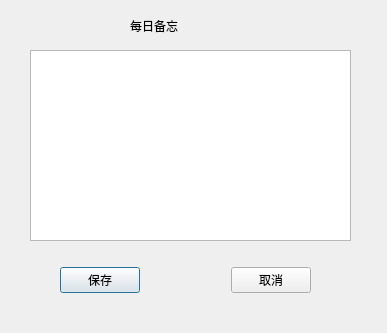
<?xml version="1.0" encoding="UTF-8"?>
<ui version="4.0">
 <class>beiwanglu</class>
 <widget class="QDialog" name="beiwanglu">
  <property name="geometry">
   <rect>
    <x>0</x>
    <y>0</y>
    <width>387</width>
    <height>333</height>
   </rect>
  </property>
  <property name="windowTitle">
   <string>备忘录</string>
  </property>
  <property name="windowIcon">
   <iconset>
    <normaloff>:/new/prefix1/C:/Users/Administrator.QH-20141214JPFU/Pictures/0]48MKQOOPNTW%60}V2NM]L.png</normaloff>:/new/prefix1/C:/Users/Administrator.QH-20141214JPFU/Pictures/0]48MKQOOPNTW%60}V2NM]L.png</iconset>
  </property>
  <widget class="QTextEdit" name="textEdit">
   <property name="geometry">
    <rect>
     <x>30</x>
     <y>50</y>
     <width>321</width>
     <height>191</height>
    </rect>
   </property>
  </widget>
  <widget class="QLabel" name="label">
   <property name="geometry">
    <rect>
     <x>130</x>
     <y>10</y>
     <width>91</width>
     <height>31</height>
    </rect>
   </property>
   <property name="styleSheet">
    <string notr="true">font: 75 16pt &quot;Adobe 黑体 Std R&quot;;</string>
   </property>
   <property name="text">
    <string>每日备忘</string>
   </property>
  </widget>
  <widget class="QWidget" name="layoutWidget">
   <property name="geometry">
    <rect>
     <x>60</x>
     <y>260</y>
     <width>251</width>
     <height>41</height>
    </rect>
   </property>
   <layout class="QHBoxLayout" name="horizontalLayout">
    <item>
     <widget class="QPushButton" name="bwl_queren">
      <property name="text">
       <string>保存</string>
      </property>
     </widget>
    </item>
    <item>
     <spacer name="horizontalSpacer">
      <property name="orientation">
       <enum>Qt::Horizontal</enum>
      </property>
      <property name="sizeHint" stdset="0">
       <size>
        <width>40</width>
        <height>20</height>
       </size>
      </property>
     </spacer>
    </item>
    <item>
     <widget class="QPushButton" name="pushButton">
      <property name="text">
       <string>取消</string>
      </property>
     </widget>
    </item>
   </layout>
  </widget>
  <widget class="QFrame" name="frame">
   <property name="geometry">
    <rect>
     <x>-10</x>
     <y>-10</y>
     <width>461</width>
     <height>501</height>
    </rect>
   </property>
   <property name="styleSheet">
    <string notr="true">border-image: url(:/new/prefix1/image/38.jpg);</string>
   </property>
   <property name="frameShape">
    <enum>QFrame::StyledPanel</enum>
   </property>
   <property name="frameShadow">
    <enum>QFrame::Raised</enum>
   </property>
  </widget>
  <zorder>frame</zorder>
  <zorder>textEdit</zorder>
  <zorder>label</zorder>
  <zorder>layoutWidget</zorder>
 </widget>
 <resources/>
 <connections/>
</ui>
